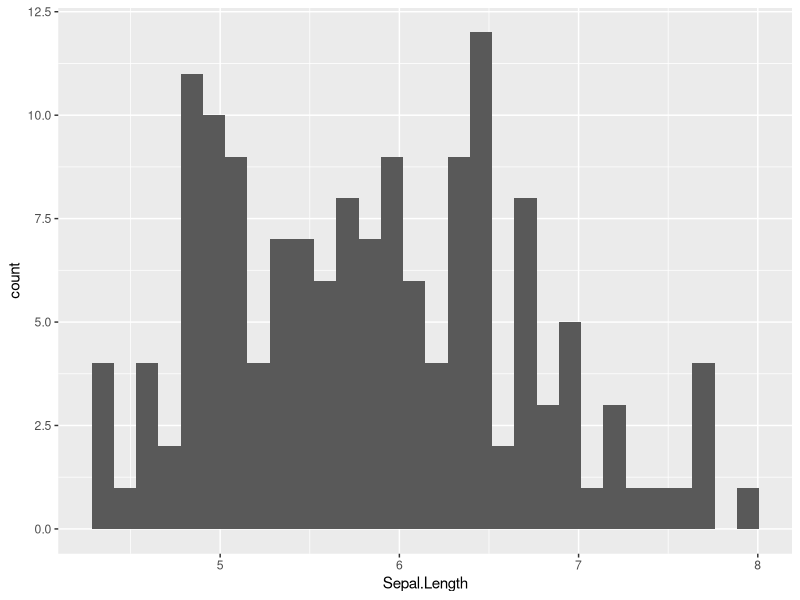
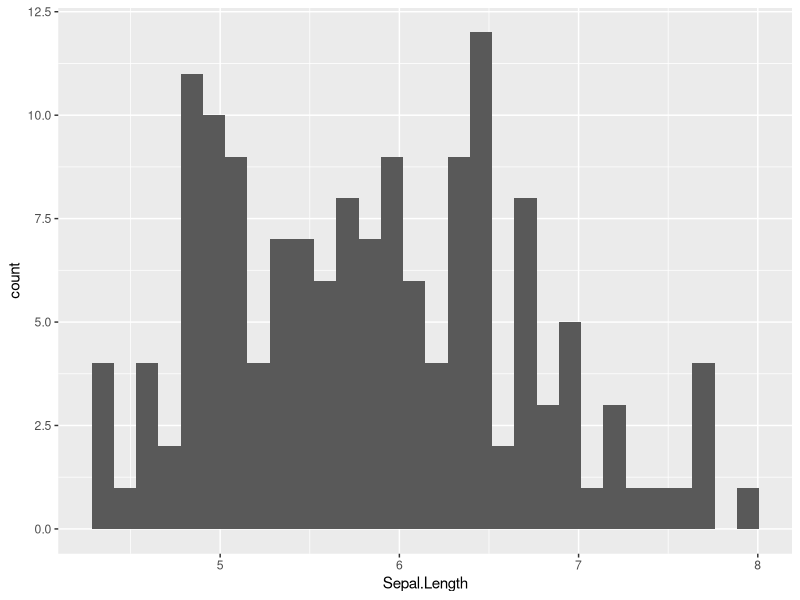

Write R code to recreate these figures, in order.
## ---- chunk 1
2+2
## ---- chunk 2
# install.packages("ggplot2")
## ---- chunk 3
#   Laden des "ggplot2" Pakekts, damit wir es benutzen können!
#   Pakete müssen zu Beginn jeder R Session neu geladen werden!
library("ggplot2")
## ---- chunk 4
ggplot(data = iris, aes(x = Sepal.Length)) + 
  geom_histogram()
## ---- chunk 5
ggplot2::ggplot(data = iris, aes(x = Sepal.Length)) + 
  geom_histogram()
